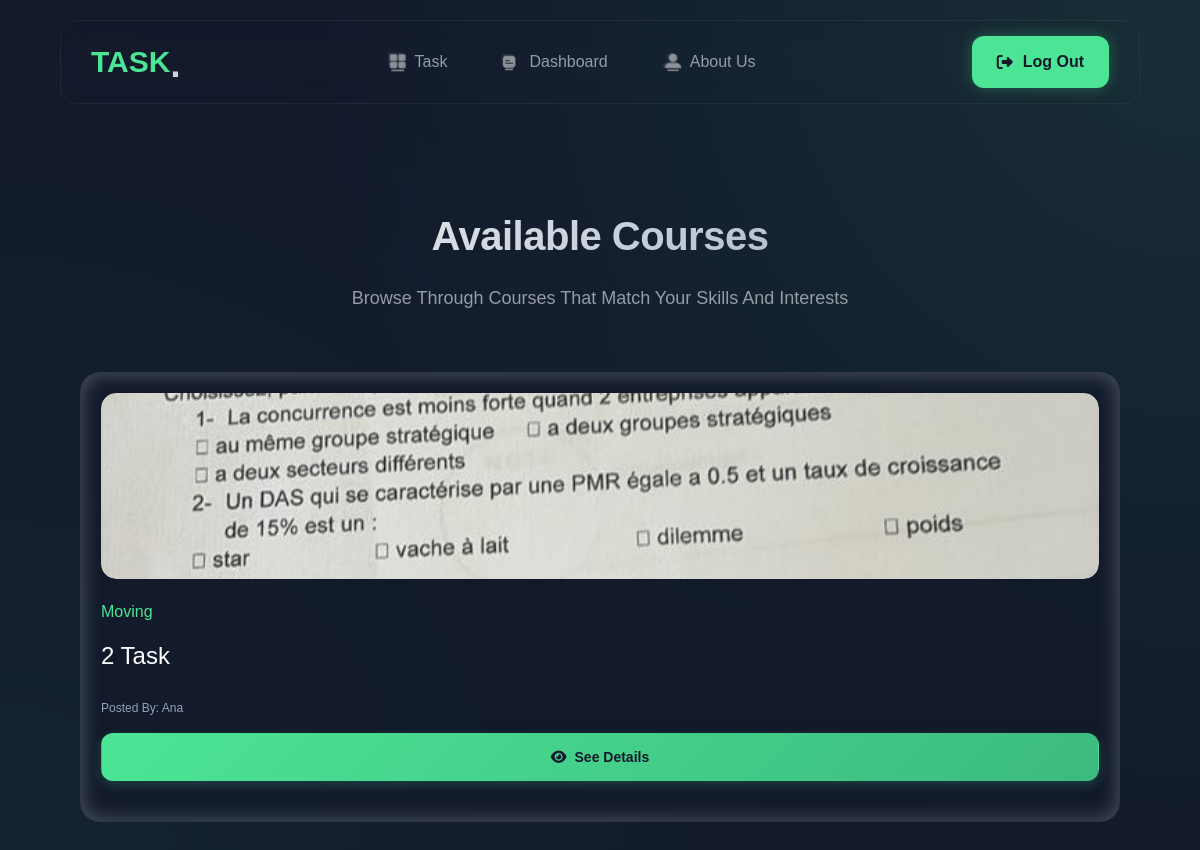
The page /taskes.php (signed in) on the database its author committed.
### tables this page shows
CREATE TABLE `tasks` (
  `task_id` int(11) NOT NULL,
  `client_id` int(11) NOT NULL,
  `executor_id` int(11) DEFAULT NULL,
  `title` varchar(100) NOT NULL,
  `description` text NOT NULL,
  `category_id` int(11) DEFAULT NULL,
  `budget` decimal(10,2) NOT NULL,
  `deadline` datetime NOT NULL,
  `status` enum('posted','assigned','in_progress','completed','cancelled') DEFAULT 'posted',
  `created_at` timestamp NOT NULL DEFAULT current_timestamp(),
  `accepted_at` timestamp NULL DEFAULT NULL,
  `location` varchar(255) DEFAULT NULL,
  `image_url` varchar(255) NOT NULL,
  `payment_status` enum('unpaid','paid') DEFAULT 'unpaid',
  `payment_date` datetime DEFAULT NULL
);

CREATE TABLE `categories` (
  `category_id` int(11) NOT NULL,
  `name` varchar(50) NOT NULL,
  `description` text DEFAULT NULL,
  `icon` varchar(100) DEFAULT NULL
);

CREATE TABLE `users` (
  `id_user` int(11) NOT NULL,
  `name` varchar(100) NOT NULL,
  `email` varchar(100) NOT NULL,
  `password` varchar(255) NOT NULL,
  `role` enum('client','executor') NOT NULL,
  `registration_date` timestamp NOT NULL DEFAULT current_timestamp(),
  `profile_picture` varchar(255) DEFAULT NULL,
  `bio` text DEFAULT NULL
);

### taskes.php (the view, shortened to what this page needs)
<!DOCTYPE html>
<html lang="en">
<head>
    <link rel="stylesheet" href="https://cdnjs.cloudflare.com/ajax/libs/font-awesome/6.4.2/css/all.min.css"
>
    <link rel="stylesheet" href="./style/header.css">
    <link rel="stylesheet" href="./style/footer.css">
    <link rel="stylesheet" href="./style/taskes.css">
</head>
<body>
    <div class="main-container">
        <?php include 'components/header.php'; ?>
        <main class="tasks-container">
            <?php
            $servername = "localhost";
            $username = "root";
            $password = "";
            $dbname = "task_platform";
            try {
                $dsn = "mysql:host=$servername;dbname=$dbname;charset=utf8mb4";
                $options = [
                    PDO::ATTR_ERRMODE => PDO::ERRMODE_EXCEPTION,
                    PDO::ATTR_DEFAULT_FETCH_MODE => PDO::FETCH_ASSOC,
                    PDO::ATTR_EMULATE_PREPARES => false,
                ];
                $pdo = new PDO($dsn, $username, $password, $options);
                $stmt = $pdo->prepare("
                    SELECT t.*, c.name as category_name, u.name as creator_name, u.id_user as creator_id
                    FROM tasks t
                    LEFT JOIN categories c ON t.category_id = c.category_id
                    LEFT JOIN users u ON t.client_id = u.id_user
                    WHERE t.status = 'Posted'
                    AND t.client_id != :current_user_id
                    ORDER BY t.created_at DESC
                ");
                $stmt->bindParam(':current_user_id', $_SESSION['user_id'], PDO::PARAM_INT);
                $stmt->execute();
                $tasks = $stmt->fetchAll();
                if (count($tasks) > 0) {
            ?>
                    <div class="tasks-header">
                        <h1>Available Courses</h1>
                        <p>Browse through courses that match your skills and interests</p>
                    </div>
                    <div class="task-grid">
                        <?php
                        foreach ($tasks as $row) {
                            $title = htmlspecialchars($row['title']);
                            $category = htmlspecialchars($row['category_name']);
                            $image_url = !empty($row['image_url']) ? $row['image_url'] : "https://images.unsplash.com/photo-1507003211169-0a1dd7228f2d?w=500&h=500&fit=crop";
                        ?>
                            <div class="task-card">
                                <div class="card-image-container">
                                    <img src="<?php echo $image_url; ?>" alt="<?php echo $title; ?>" class="card-image">
                                </div>
                                <div class="card-content">
                                    <div class="card-info">
                                        <span class="card-category"><?php echo $category; ?></span>
                                        <h3 class="card-title"><?php echo $title; ?></h3>
                                        <?php if (isset($row['creator_name'])): ?>
                                        <span class="card-creator">Posted by: <?php echo htmlspecialchars($row['creator_name']); ?></span>
                                        <?php endif; ?>
                                    </div>
                                    <a href="task_details.php?id=<?php echo $row['task_id']; ?>" class="see-task-btn">
                                        <i class="fas fa-eye"></i> See Details
                                    </a>
                                </div>
                            </div>
                        <?php
                        }
                        ?>
                    </div>
            <?php
                }
            } catch (PDOException $e) {
                echo '<div class="error-message">Database error: ' . htmlspecialchars($e->getMessage()) . '</div>';
            }
            ?>
        </main>
    </div>
</body>
</html>

### style/header.css (style rules this page uses)
* { margin: 0; padding: 0; box-sizing: border-box; font-family: "Magnetik", sans-serif; text-transform: capitalize; text-decoration: none; list-style: none; border: none; outline: none; }

### style/footer.css (style rules this page uses)
* { margin: 0; padding: 0; box-sizing: border-box; }
a { text-decoration: none; }

### style/taskes.css (style rules this page uses)
* { margin: 0; padding: 0; box-sizing: border-box; }
body { font-family: "Magnetik", sans-serif; background: #12192b; color: white; min-height: 100vh; line-height: 1.6; }
a { text-decoration: none; }
html { scroll-behavior: smooth; }
.main-container { min-height: 100vh; background: radial-gradient( circle at top right, rgba(76, 229, 149, 0.1), transparent 60% ), radial-gradient( circle at bottom left, rgba(76, 229, 149, 0.05), transparent 60% ); }
.tasks-container { width: 90%; max-width: 1400px; margin: 0 auto; padding: 120px 20px 60px; animation: fadeIn 0.6s ease-out; }
.tasks-header { text-align: center; margin-bottom: 60px; animation: slideDown 0.8s ease-out; }
.tasks-header h1 { font-size: 2.5rem; font-weight: 700; margin-bottom: 1rem; background-image: linear-gradient(135deg, #ffffff, #94a3b8); -webkit-background-clip: text; background-clip: text; color: transparent; letter-spacing: -0.5px; }
.tasks-header p { color: #949ca6; font-size: 1.125rem; max-width: 600px; margin: 0 auto; line-height: 1.6; }
.task-grid { display: grid; grid-template-columns: repeat(auto-fit, minmax(320px, 1fr)); gap: 25px; margin-top: 40px; }
.task-card { width: 100%; display: flex; flex-direction: column; background-color: rgba(18, 25, 43, 0.8); border-radius: 20px; backdrop-filter: blur(20px); -webkit-backdrop-filter: blur(20px); background-clip: padding-box; border: 1px solid rgba(148, 156, 166, 0.2); overflow: hidden; transition: transform 0.3s ease, border-color 0.3s ease, box-shadow 0.3s ease; cursor: pointer; padding: 20px; height: 450px; box-shadow: inset 0 0 20px 1px rgba(255, 255, 255, 0.25); position: relative; z-index: 1; transform: translateZ(0); isolation: isolate; }
.card-image-container { overflow: hidden; border-radius: 15px; display: flex; height: 250px; justify-content: center; width: 100%; }
.card-image { width: 100%; height: 100%; object-fit: cover; object-position: center; border-radius: 15px; transition: transform 0.5s cubic-bezier(0.4, 0, 0.2, 1); }
.card-content { padding: 20px 0; display: flex; flex-direction: column; gap: 15px; flex: 1; }
.card-info { display: flex; flex-direction: column; gap: 0.5rem; width: 100%; }
.card-title { font-size: 24px; font-weight: 500; color: white; margin-bottom: 10px; -webkit-line-clamp: 3; line-clamp: 3; overflow: hidden; text-overflow: ellipsis; display: -webkit-box; -webkit-line-clamp: 2; -webkit-box-orient: vertical; transition: color 0.3s ease; }
.card-category { font-size: 16px; font-weight: 500; color: #4ce595; white-space: nowrap; overflow: hidden; text-overflow: ellipsis; transition: color 0.3s ease; margin-bottom: 5px; }
.see-task-btn { background: linear-gradient(135deg, #4ce595, #3cba7f); color: #12192b; border: 1px solid transparent; padding: 0.75rem 1.25rem; border-radius: 12px; font-size: 0.875rem; font-weight: 600; cursor: pointer; transition: all 0.3s cubic-bezier(0.4, 0, 0.2, 1); white-space: nowrap; display: flex; align-items: center; justify-content: center; gap: 0.5rem; box-shadow: 0 4px 12px rgba(76, 229, 149, 0.2); margin-top: auto; width: 100%; }
@media (max-width: 1200px) { .task-grid { grid-template-columns: repeat(auto-fit, minmax(300px, 1fr)); gap: 20px; } }
.card-creator { display: block; font-size: 12px; color: #94a3b8; margin-top: 5px; }

### rows shown on the page
tasks: image_url (picture), category.name "Moving", title "2 Task", client.name "Ana"
